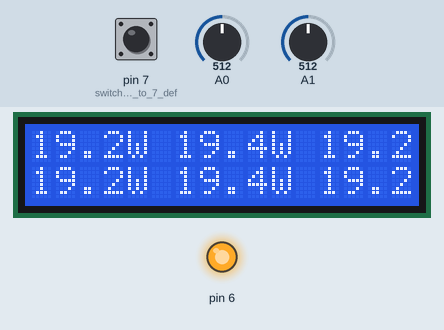
Simulated run of this sketch. Board: Arduino Uno, built with avr-gcc and run on an emulated ATmega328P. Shown: 16×2 character LCD, output pins drawn as LEDs (lit = HIGH). Inputs (shaded band) come from the test bench; at power-on: A0 = 512, A1 = 512, pin 7 (switch_connected_to_7_def) HIGH.

Above: at 1.2 s.
1.3 s: A0 set to 433
At 2.9 s:
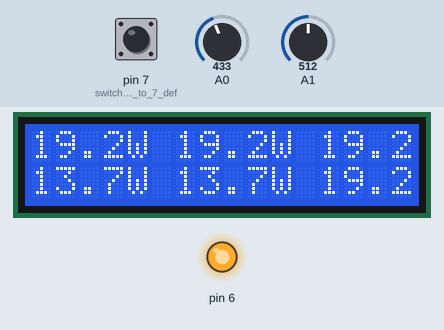
3.1 s: A0 set to 405
At 3.7 s:
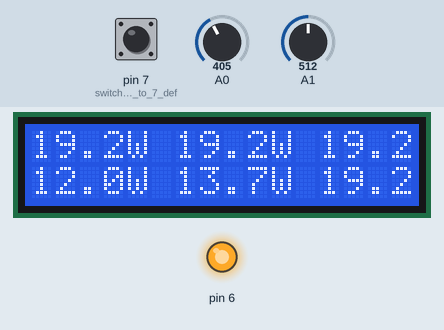
6.1 s: A1 set to 306
At 6.5 s:
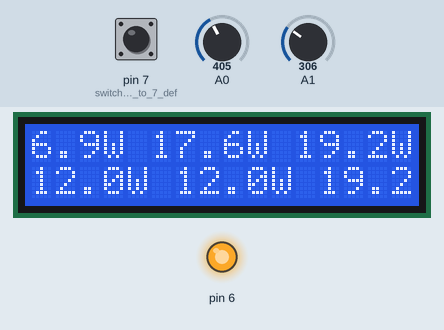
7.6 s: pin 7 (switch_connected_to_7_def) pulled LOW for 0.15 s
At 8.1 s:
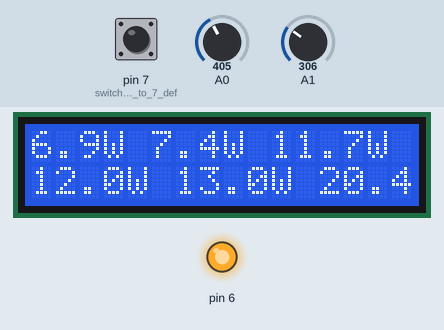
8.3 s: pin 7 (switch_connected_to_7_def) pulled LOW for 1 s
At 9.0 s:
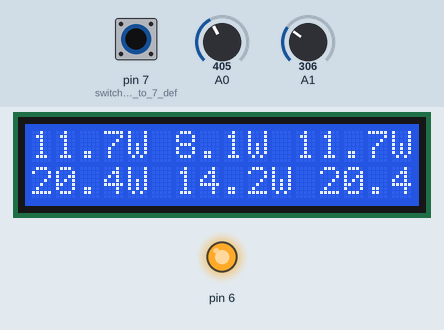
9.9 s: A1 set to 245
At 10.5 s:
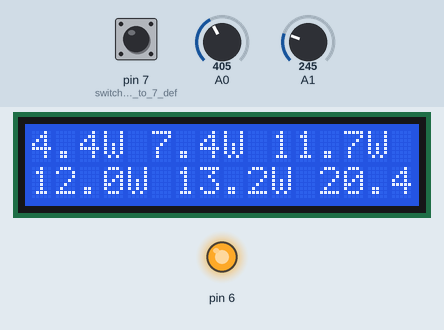
Timing chart, 0 to 56.9 s (numbered marks = the images above; inputs shaded):
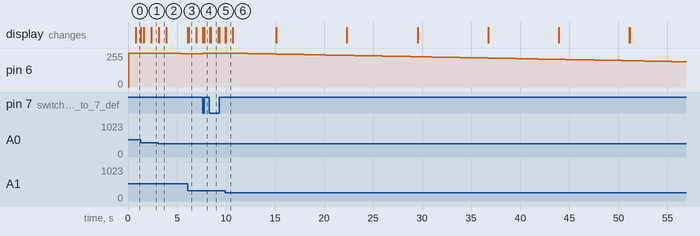

The sketch:

Wattmeter.ino
```cpp
// (licence header left out)
boolean rPin;
int sensorValue;
float voltagePk;
float voltageRMS;
float powerR;
float powerL;
float loadR;
float peakR = 0.0;
float peakL = 0.0;
int loopCounter = 0;
float averageL = 0;
float averageR = 0;
int averageCounter = 0;
float averagePowerL = 0;
float averagePowerR = 0;
int fanPWM = 0;
int fanPWM2 = 0;

#include <LiquidCrystal.h>
LiquidCrystal lcd(12, 11, 5, 4, 3, 2); // initialise the LCD

void setup() {

  pinMode (7, INPUT_PULLUP); // switch connected to 7 defines load resistance, Open for ~8 ohms, short to GND for ~4 Ohms.
  lcd.begin (16, 2);
}

void loop() {
  rPin = digitalRead (7);
  if (rPin == false) {
    loadR = 4.7; // My 4 ohm load is actually 4.7 ohms
  }
  else {
    loadR = 8.0; // .. but my 8 ohm load is spot on!
  }

  sensorValue = analogRead(A0); // Output from Right channel connected to A0
  voltagePk = sensorValue * (35.0 / 1023.0); //Convert the analogue reading to a voltage
  voltageRMS = (voltagePk) / 1.414; // Vpk to VRMS
  powerR = (sq(voltageRMS)) / loadR; // VRMS and load to power
  if (powerR > peakR) { // update peak value
    peakR = powerR;
  }
  averageR = averageR + powerR; //running average

  sensorValue = analogRead(A1); // Output from Left channel connected to A0
  voltagePk = sensorValue * (35.0 / 1023.0); //Convert the analogue reading to a voltage
  voltageRMS = (voltagePk) / 1.414; // Vpk to VRMS
  powerL = (sq(voltageRMS)) / loadR; // VRMS and load to power
  if (powerL > peakL) { // update peak value
    peakL = powerL;
  }
  averageL = averageL + powerL; //running average

fanPWM2 =  (powerR + powerL) * 8; // get a value for the fan speed PWM output
  if (fanPWM2 > fanPWM) { // if it's greater than the current PWM value, then up date it
      fanPWM = fanPWM2;
    }

   if (fanPWM > 255) { // limit the maximum PWM value to 255 (flat out)
    fanPWM=255;
   }

  analogWrite (6, fanPWM); // write it to the

  if (averageCounter == 100) { // sets the Average reset

    averagePowerL = averageL / averageCounter; // create the two averages from the running value
    averagePowerR = averageR / averageCounter;
    averageCounter = 0; // reset the counter
    averageL = 0; // reset the running averages
    averageR = 0;
    fanPWM --; // decrement the PWM value for the fan if this are cooling down!
  }

  if (loopCounter == 1000) { // when this has run 1000 times reset the peak value.
    loopCounter = 0;
    peakL = 0;
    peakR = 0;

  }
  lcd.setCursor (0, 0);
  lcd.print (powerL, 1);
  lcd.print ("W ");
  lcd.print (averagePowerL, 1);
  lcd.print ("W ");
  lcd.print (peakL, 1);
  lcd.print ("W ");
  lcd.setCursor (0, 1);
  lcd.print (powerR, 1);
  lcd.print ("W ");
  lcd.print (averagePowerR, 1);
  lcd.print ("W ");
  lcd.print (peakR, 1);
  lcd.print ("W ");
  lcd.print (loadR);

  loopCounter++; // decrement the counters
  averageCounter ++;
}

/*
   Copyright (c) 2016 Andrew Doswell

   Permission is hereby granted, free of charge, to any person obtaining a copy
   of this software and associated documentation files (the "Software"), to deal
   in the Software without restriction, including without limitation the rights
   to use, copy, modify, merge, publish, distribute, sublicense, and/or sell
   copies of the Software, and to permit persons to whom the Software is
   furnished to do so, subject to the following conditions:

   The above copyright notice and this permiSerialion notice shall be included in
   all copies or substantial portions of the Software.

   Any commercial use is prohibited without prior arrangement.

   THE SOFTWARE IS PROVIDED "AS IS", WITHOUT WARRANTY OF ANY KIND, EXPRESS OR
   IMPLIED, INCLUDING BUT NOT LIMITED TO THE WARRANTIES OF MERCHANTABILITY,
   FITNESerial FOR A PARTICULAR PURPOSE AND NONINFRINGEMENT. IN NO EVENT SHALL THE
   AUTHOR(S) OR COPYRIGHT HOLDER(S) BE LIABLE FOR ANY CLAIM, DAMAGES OR OTHER
   LIABILITY, WHETHER IN AN ACTION OF CONTRACT, TORT OR OTHERWISE, ARISING FROM,
   OUT OF OR IN CONNECTION WITH THE SOFTWARE OR THE USE OR OTHER DEALINGS IN
   THE SOFTWARE.
*/
```

Measured:
- after the input at 1.3 s, the display: first changes at once (image 1 shows a later state)
- after the input at 3.1 s, pin 6: 255/255 → 254/255 at once, → 253/255 0.77 s later, → 252/255 0.77 s later, → 251/255 0.77 s later; the display: changes at once (image 2)
- after the input at 6.1 s, the display: first changes at once (image 3 shows a later state)
- after the input at 7.6 s, pin 6: 249/255 → 255/255 at once
- after the input at 8.3 s, pin 6: stays 255/255 (without the input it goes to 254/255 after 0.14 s)
- what the display in image 2 shows lasts 0.8 s, from 3.1 s to 3.9 s
- what the display in image 6 shows lasts 0.7 s, from 10.0 s to 10.7 s
